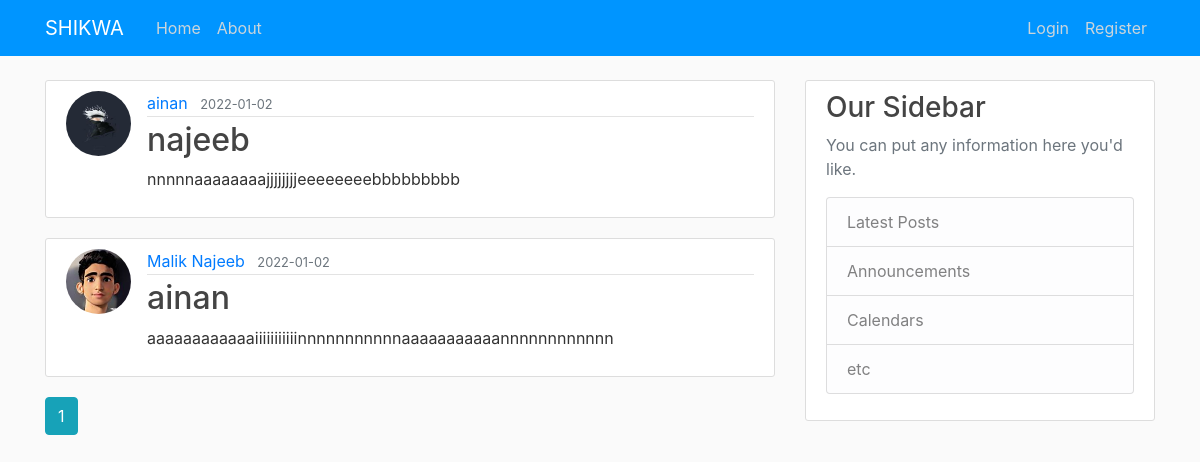
The page /home on the database its author committed.
### shikwa/models.py (models this page shows, shortened)
class Post(db.Model):
    id = db.Column(db.Integer, primary_key=True)
    title = db.Column(db.String(100), nullable=False)
    date_posted = db.Column(db.DateTime, nullable=False, default=datetime.utcnow)
    content = db.Column(db.Text, nullable=False)
    user_id = db.Column(db.Integer, db.ForeignKey('user.id'), nullable=False)

class User(db.Model, UserMixin):
    id = db.Column(db.Integer, primary_key=True)
    username = db.Column(db.String(20), unique=True, nullable=False)
    email = db.Column(db.String(120), unique=True, nullable=False)
    image_file = db.Column(db.String(20), nullable=False, default='default.jpg')
    password = db.Column(db.String(60), nullable=False)
    posts = db.relationship('Post', backref='author', lazy=True)

### shikwa/routes.py (the view)
@app.route("/")
@app.route("/home")
def home():
    page = request.args.get('page', 1, type=int)
    posts = Post.query.order_by(Post.date_posted.desc()).paginate(page=page, per_page=5)
    return render_template('home.html', posts=posts)

### shikwa/templates/home.html
{% extends "layout.html" %}
{% block content %}
    {% for post in posts.items %}
        <article class="media content-section">
          <img class="rounded-circle article-img" src="{{ url_for('static', filename='profile_pics/' + post.author.image_file) }}">
          <div class="media-body">
            <div class="article-metadata">
              <a class="mr-2" href="{{ url_for('user_posts', username=post.author.username) }}">{{ post.author.username }}</a>
              <small class="text-muted">{{ post.date_posted.strftime('%Y-%m-%d') }}</small>
            </div>
            <h2><a class="article-title" href="{{ url_for('post', post_id=post.id) }}">{{ post.title }}</a></h2>
            <p class="article-content">{{ post.content }}</p>
          </div>
        </article>
    {% endfor %}
    {% for page_num in posts.iter_pages(left_edge=1, right_edge=1, left_current=1, right_current=2) %}
      {% if page_num %}
        {% if posts.page == page_num %}
          <a class="btn btn-info mb-4" href="{{ url_for('home', page=page_num) }}">{{ page_num }}</a>
        {% else %}
          <a class="btn btn-outline-info mb-4" href="{{ url_for('home', page=page_num) }}">{{ page_num }}</a>
        {% endif %}
      {% else %}
        ...
      {% endif %}
    {% endfor %}
{% endblock content %}

### shikwa/templates/layout.html (shortened to what this page needs)
<!DOCTYPE html>
<html>
<head>
    <link rel="stylesheet" href="https://maxcdn.bootstrapcdn.com/bootstrap/4.0.0/css/bootstrap.min.css">
    <link rel="stylesheet" type="text/css" href="{{ url_for('static', filename='main.css') }}">
</head>
<body>
    <header class="site-header">
      <nav class="navbar navbar-expand-md navbar-dark bg-steel fixed-top">
        <div class="container">
          <a class="navbar-brand mr-4" href="/">SHIKWA</a>
          <div class="collapse navbar-collapse" id="navbarToggle">
            <div class="navbar-nav mr-auto">
              <a class="nav-item nav-link" href="{{ url_for('home') }}">Home</a>
              <a class="nav-item nav-link" href="{{ url_for('about') }}">About</a>
            </div>
            <div class="navbar-nav">
              {% if current_user.is_authenticated %}
                <a class="nav-item nav-link" href="{{ url_for('new_post') }}">New Post</a>
                <a class="nav-item nav-link" href="{{ url_for('account') }}">Account</a>
                <a class="nav-item nav-link" href="{{ url_for('logout') }}">Logout</a>
              {% else %}
                <a class="nav-item nav-link" href="{{ url_for('login') }}">Login</a>
                <a class="nav-item nav-link" href="{{ url_for('register') }}">Register</a>
              {% endif %}
            </div>
          </div>
        </div>
      </nav>
    </header>
    <main role="main" class="container">
      <div class="row">
        <div class="col-md-8">
          {% block content %}{% endblock %}
        </div>
        <div class="col-md-4">
          <div class="content-section">
            <h3>Our Sidebar</h3>
            <p class='text-muted'>You can put any information here you'd like.
              <ul class="list-group">
                <li class="list-group-item list-group-item-light">Latest Posts</li>
                <li class="list-group-item list-group-item-light">Announcements</li>
                <li class="list-group-item list-group-item-light">Calendars</li>
                <li class="list-group-item list-group-item-light">etc</li>
              </ul>
            </p>
          </div>
        </div>
      </div>
    </main>
</body>
</html>

### shikwa/static/main.css (style rules this page uses)
body { background: #fafafa; color: #333333; margin-top: 5rem; }
h1, h2, h3, h4, h5, h6 { color: #444444; }
.bg-steel { background-color: #0095ff; }
.site-header .navbar-nav .nav-link { color: #cbd5db; }
.content-section { background: #ffffff; padding: 10px 20px; border: 1px solid #dddddd; border-radius: 3px; margin-bottom: 20px; }
.article-title { color: #444444; }
.article-content { white-space: pre-line; }
.article-img { height: 65px; width: 65px; margin-right: 16px; }
.article-metadata { padding-bottom: 1px; margin-bottom: 4px; border-bottom: 1px solid #e3e3e3 }

### rows shown on the page
Post: image_file (placeholder picture), author.username "ainan", date_posted "2022-01-02", title "najeeb", content "nnnnnaaaaaaaajjjjjjjjeeeeeeeebbbbbbbbb"
Post: image_file (picture), author.username "Malik Najeeb", date_posted "2022-01-02", title "ainan", content "aaaaaaaaaaaaiiiiiiiiiiinnnnnnnnnnnaaaaaaaaaaannnnnnnnnnnn"

### other values the page prints
{{ page_num }} "1"
